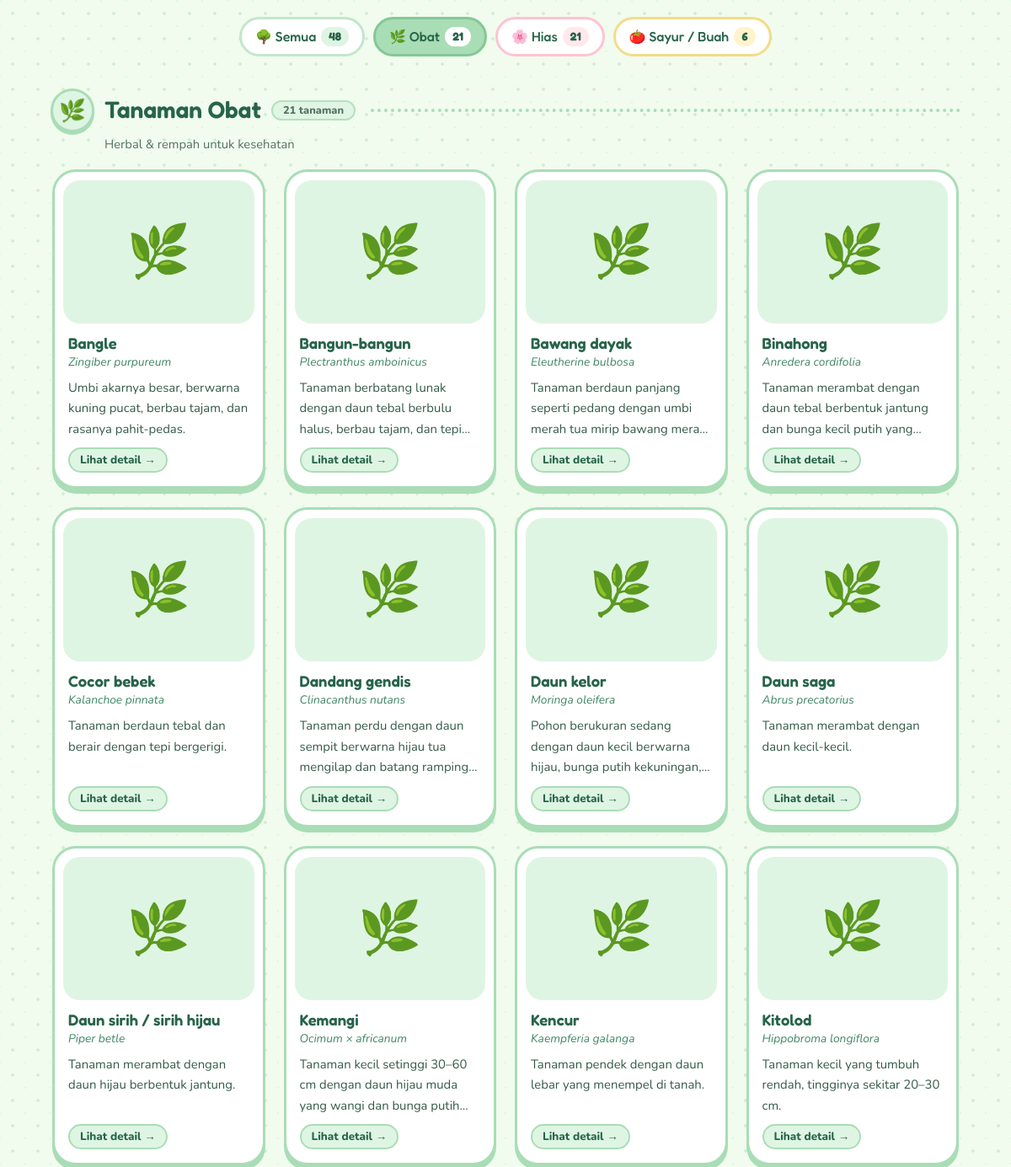
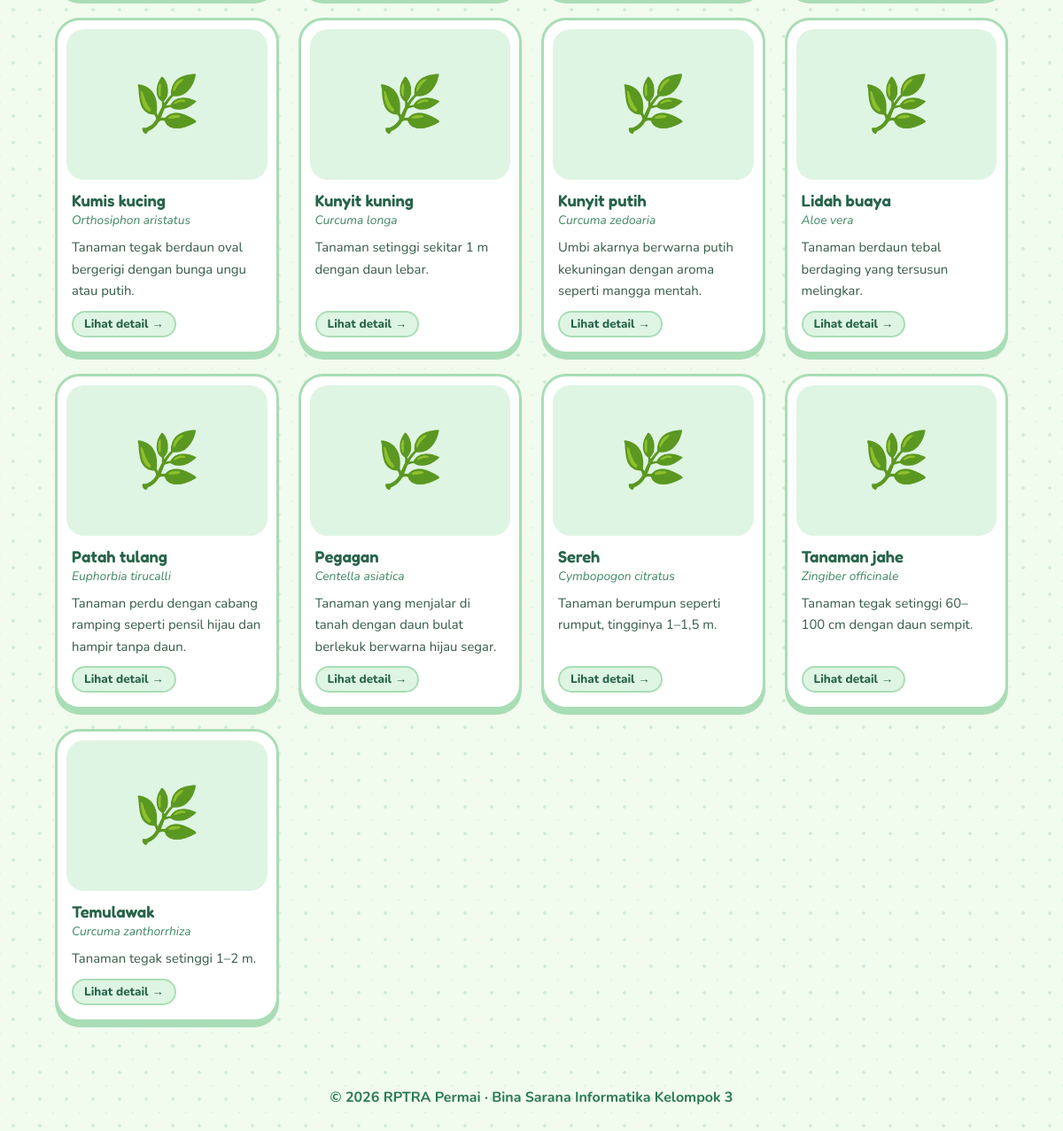
Page /index.php?k=obat (lower part) on the earlier database version (2 pictures, top to bottom).
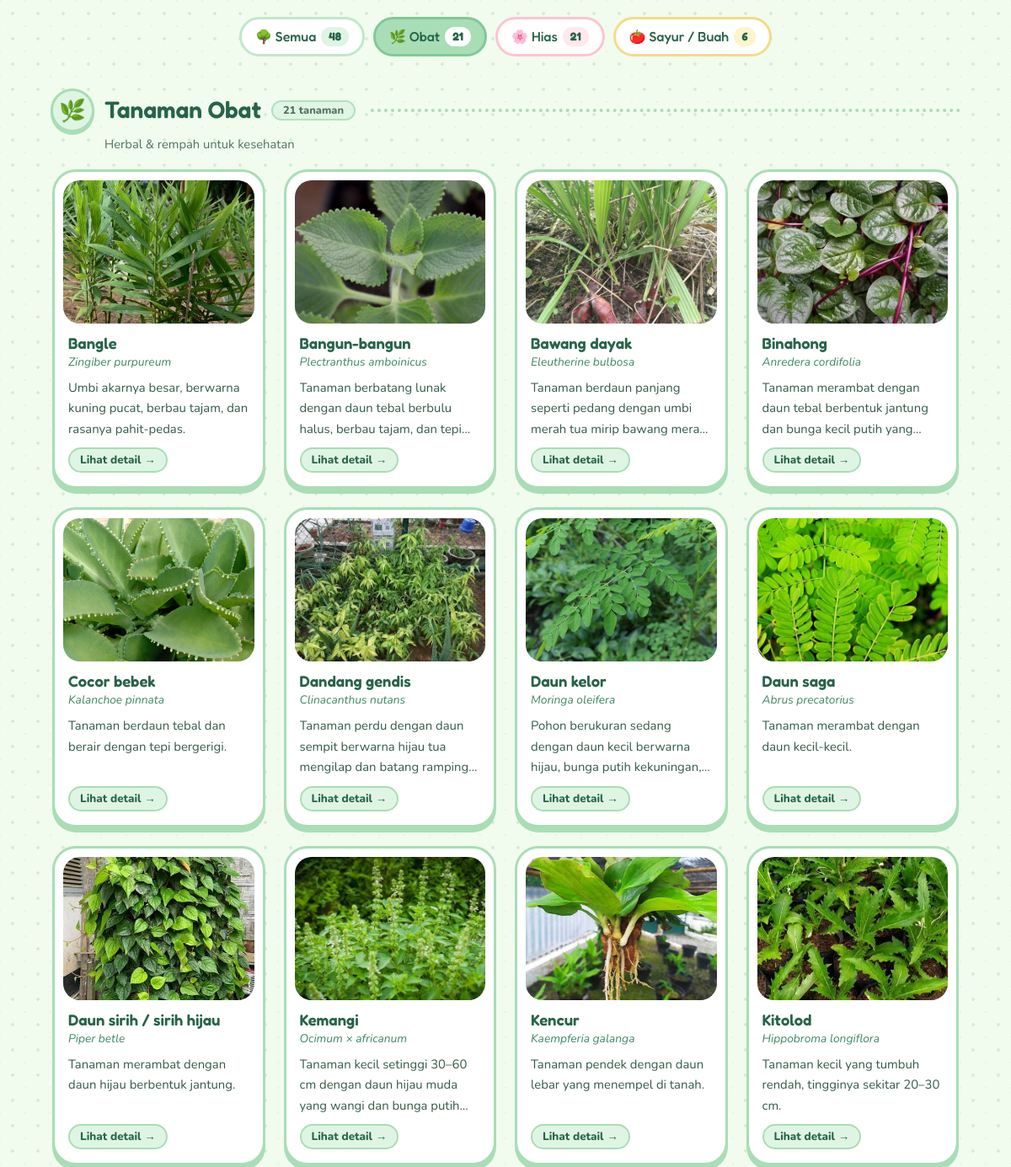
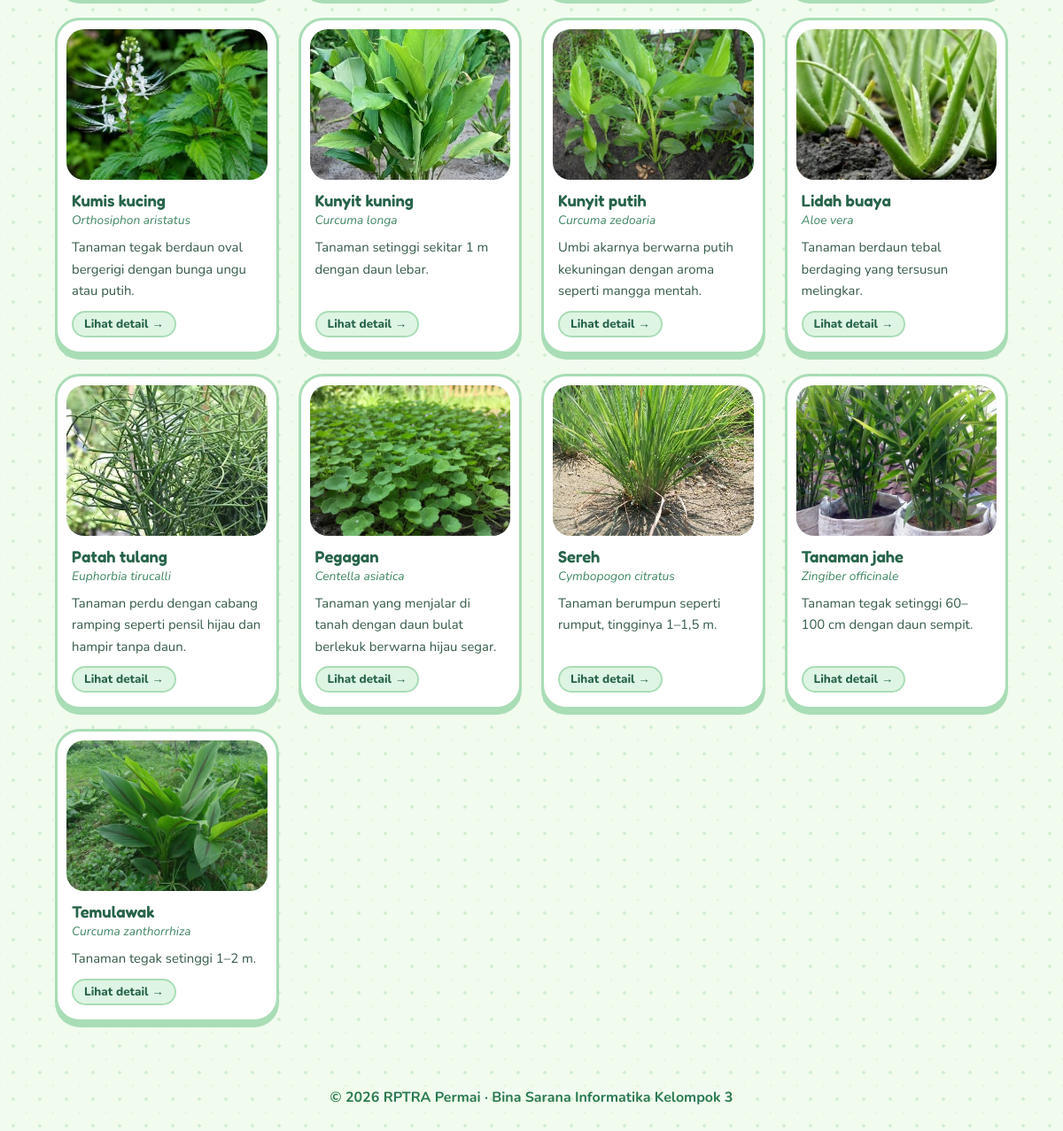
Same page on the later database version (2 pictures, top to bottom).
### tables this page shows
CREATE TABLE `tanaman` (
  `id` int NOT NULL,
  `nama` varchar(120) NOT NULL,
  `nama_latin` varchar(160) DEFAULT NULL,
  `kategori` varchar(80) NOT NULL DEFAULT 'Tanaman Hias',
  `ringkasan` varchar(255) DEFAULT NULL,
  `deskripsi` text,
  `karakteristik` text,
  `jenis` text,
  `manfaat` text,
  `perawatan` text,
  `foto` varchar(100) DEFAULT NULL,
  `video` varchar(100) DEFAULT NULL,
  `video_url` varchar(255) DEFAULT NULL,
  `created_at` timestamp NULL DEFAULT CURRENT_TIMESTAMP
);

### index.php (the view, shortened to what this page needs)
<?php
require 'config.php';
$q    = trim($_GET['q'] ?? '');
$slug = $_GET['k'] ?? '';
$aktif = kat_dari_slug($slug);
$like = '%'.addcslashes($q,'%_\\').'%';
$s = db()->prepare('SELECT id,nama,nama_latin,kategori,ringkasan,foto FROM tanaman
  WHERE nama LIKE ? OR nama_latin LIKE ? OR ringkasan LIKE ? OR manfaat LIKE ?
  ORDER BY nama');
$s->execute([$like,$like,$like,$like]);
$rows = $s->fetchAll();
$kelompok = [];
foreach(array_keys(KATEGORI) as $n) $kelompok[$n] = [];
foreach($rows as $r){
  $n = isset(KATEGORI[$r['kategori']]) ? $r['kategori'] : 'Lainnya';
  $kelompok[$n][] = $r;
}
$total = count($rows);
$tampil = $aktif ? [$aktif=>$kelompok[$aktif]] : array_filter($kelompok);
function link_filter($slug,$q){
  $p = array_filter(['q'=>$q,'k'=>$slug],fn($v)=>$v!=='');
  return 'index.php'.($p?'?'.http_build_query($p):'');
}
head('Kebun Hijau - Koleksi Tanaman'); ?>
<nav class="chips" aria-label="Kelompok tanaman">
  <a class="chip<?=$slug===''?' on':''?>" href="<?=e(link_filter('',$q))?>">🌳 Semua <b><?=$total?></b></a>
  <?php foreach(KATEGORI as $n=>$i): ?>
  <a class="chip c-<?=$i['slug']?><?=$slug===$i['slug']?' on':''?>" href="<?=e(link_filter($i['slug'],$q))?>"><?=$i['emoji']?> <?=e(str_replace('Tanaman ','',$n))?> <b><?=count($kelompok[$n])?></b></a>
  <?php endforeach ?>
</nav>
<main class="katalog">
<?php if(!$total || ($aktif && !$kelompok[$aktif])): ?>
  <p class="empty"><span>🙈</span>Yah, tanaman tidak ditemukan.<br><a href="index.php">Lihat semua tanaman</a></p>
<?php else: foreach($tampil as $nama=>$list): $i = kat($nama); ?>
  <section class="group g-<?=$i['slug']?>" id="<?=$i['slug']?>">
    <h2 class="group-title"><span class="emo"><?=$i['emoji']?></span><?=e($nama)?><small><?=count($list)?> tanaman</small></h2>
    <?php if($i['sub']): ?><p class="group-sub"><?=e($i['sub'])?></p><?php endif ?>
    <div class="grid">
    <?php foreach($list as $r): ?>
      <a class="card" href="tanaman.php?id=<?=$r['id']?>">
        <?php if($r['foto']): ?><img src="uploads/<?=e($r['foto'])?>" alt="<?=e($r['nama'])?>" loading="lazy">
        <?php else: ?><div class="ph"><?=$i['emoji']?></div><?php endif ?>
        <div class="cb"><h3><?=e($r['nama'])?></h3><em><?=e($r['nama_latin'])?></em><p><?=e($r['ringkasan'])?></p><span class="more">Lihat detail →</span></div>
      </a>
    <?php endforeach ?>
    </div>
  </section>
<?php endforeach; endif ?>
</main>
<footer>© <?=date('Y')?> RPTRA Permai · Bina Sarana Informatika Kelompok 3</footer></body></html>

Differences in the rows shown:
changed tanaman "Bangle": foto: picture added; foto empty → "fe24a71b7e784369.jpg" (drawn)
changed tanaman "Bangun-bangun": foto: picture added; foto empty → "d7ca721e50f196c7.jpg" (drawn)
changed tanaman "Bawang dayak": foto: picture added; foto empty → "019d600044a486a7.jpg" (drawn)
changed tanaman "Binahong": foto: picture added; foto empty → "159b52026b911110.jpg" (drawn)
changed tanaman "Cocor bebek": foto: picture added; foto empty → "2b0ec9e469d73927.jpg" (drawn)
changed tanaman "Dandang gendis": foto: picture added; foto empty → "afdbba838c6c13c7.jpg" (drawn)
changed tanaman "Daun kelor": foto: picture added; foto empty → "10a88678e0496bb3.jpg" (drawn)
changed tanaman "Daun saga": foto: picture added; foto empty → "89063749c73960a2.jpg" (drawn)
changed tanaman "Daun sirih / sirih hijau": foto: picture added; foto empty → "c2934f15d42f3c85.jpg" (drawn)
changed tanaman "Kemangi": foto: picture added; foto empty → "00eaffa6924119a6.jpg" (drawn)
changed tanaman "Kencur": foto: picture added; foto empty → "d91f7eb93bf68b12.jpg" (drawn)
changed tanaman "Kitolod": foto: picture added; foto empty → "6f908fa12ce239ef.jpg" (drawn)
changed tanaman "Kumis kucing": foto: picture added; foto empty → "c679bfc0a22d3709.jpg" (drawn)
changed tanaman "Kunyit kuning": foto: picture added; foto empty → "fd2638b8712051b3.jpg" (drawn)
changed tanaman "Kunyit putih": foto: picture added; foto empty → "4ac853d87d221837.jpg" (drawn)
changed tanaman "Lidah buaya": foto: picture added; foto empty → "1c13898047117b7c.jpg" (drawn)
changed tanaman "Patah tulang": foto: picture added; foto empty → "870a1e4d05fc089d.jpg" (drawn)
changed tanaman "Pegagan": foto: picture added; foto empty → "804fef4674032bf1.jpg" (drawn)
changed tanaman "Sereh": foto: picture added; foto empty → "7dd6937f16029aef.jpg" (drawn)
changed tanaman "Tanaman jahe": foto: picture added; foto empty → "bdc5c652edc34c78.jpg" (drawn)
changed tanaman "Temulawak": foto: picture added; foto empty → "17b6d1bf780ff290.jpg" (drawn)
